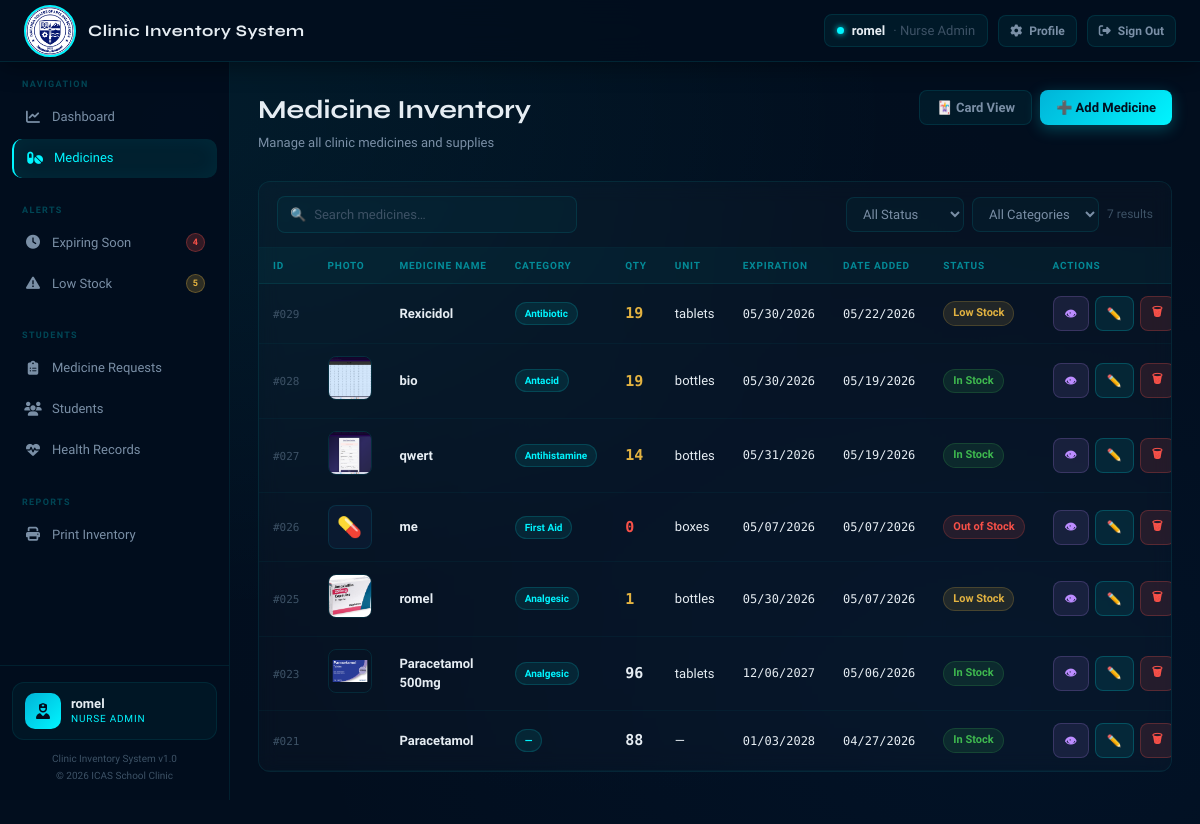
Screenshot of /medicines.php (signed in) with the database file from the repository.
### tables this page shows
CREATE TABLE `medicines` (
  `medicine_id` int(11) NOT NULL,
  `medicine_name` varchar(100) NOT NULL,
  `category` varchar(50) DEFAULT NULL,
  `quantity` int(11) DEFAULT 0,
  `unit` varchar(20) DEFAULT NULL,
  `expiration_date` date DEFAULT NULL,
  `date_added` date DEFAULT NULL,
  `status` varchar(20) DEFAULT 'In Stock',
  `remarks` text DEFAULT NULL,
  `image` varchar(255) DEFAULT NULL
);

### config/helpers.php (called while the page is built, shortened)
<?php
function statusClass(string $s): string {
    return match($s) {
        'In Stock'     => 'in-stock',
        'Low Stock'    => 'low-stock',
        'Out of Stock' => 'out-stock',
        'Expired'      => 'expired',
        default        => ''
    };
}
function fmtDate(?string $d): string {
    return date('m/d/Y', strtotime($d));
}
function qtyColor(int $qty): string {
    if ($qty === 0)  return 'var(--red)';
    if ($qty <= 20) return 'var(--yellow)';
    return 'var(--text)';
}
function medId(int $id): string {
    return '#' . str_pad($id, 3, '0', STR_PAD_LEFT);
}
?>

### medicines.php (the view, shortened to what this page needs)
<?php
require_once __DIR__ . '/config/db.php';
require_once __DIR__ . '/config/helpers.php';
$medicines  = $conn->query("SELECT * FROM medicines ORDER BY medicine_id DESC");
$totalCount = $medicines->num_rows;
require_once __DIR__ . '/includes/header.php';
?>
<div class="page-header">
  <div><h1>Medicine Inventory</h1><p>Manage all clinic medicines and supplies</p></div>
  <div style="display:flex;gap:8px;">
    <button id="toggleViewBtn" onclick="toggleView()" class="btn btn-secondary">🃏 Card View</button>
    <button class="btn btn-primary" onclick="openAddModal()">➕ Add Medicine</button>
  </div>
</div>
<div class="table-card">
  <div class="table-toolbar">
    <div class="search-box">
      <span class="search-icon">🔍</span>
      <input type="text" id="search-input" placeholder="Search medicines…">
    </div>
    <div class="filter-group">
      <select class="filter-select" id="filter-status">
        <option value="">All Status</option>
      </select>
      <select class="filter-select" id="filter-category">
        <option value="">All Categories</option>
      </select>
      <span id="result-count" style="font-size:12px;color:var(--text3);white-space:nowrap"><?= $totalCount ?> results</span>
    </div>
  </div>
  <table id="medicine-table">
    <thead><tr>
  <th style="width:50px">ID</th>
  <th style="width:60px">Photo</th>
  <th style="width:150px">Medicine Name</th>
  <th style="width:120px">Category</th>
  <th style="width:55px">Qty</th>
  <th style="width:75px">Unit</th>
  <th style="width:95px">Expiration</th>
  <th style="width:95px">Date Added</th>
  <th style="width:100px">Status</th>
  <th style="width:105px">Actions</th>
</tr></thead>
    <tbody>
    <?php if ($medicines->num_rows > 0): while ($m = $medicines->fetch_assoc()): ?>
   <tr data-name="<?= strtolower(htmlspecialchars($m['medicine_name'])) ?>"
    data-status="<?= htmlspecialchars($m['status']) ?>"
    data-category="<?= htmlspecialchars($m['category'] ?? '') ?>">
      <td><span class="med-id"><?= medId($m['medicine_id']) ?></span></td>
      <td>
        <?php if (!empty($m['image'])): ?>
          <img src="assets/uploads/medicines/<?= htmlspecialchars($m['image']) ?>"
     onerror="this.style.display='none';this.nextElementSibling.style.display='flex';"
               style="width:44px;height:44px;object-fit:cover;border-radius:8px;border:1px solid var(--border);">
        <?php else: ?>
          <div style="width:44px;height:44px;background:var(--surface2);border:1px solid var(--border);border-radius:8px;display:flex;align-items:center;justify-content:center;font-size:20px;">💊</div>
        <?php endif; ?>
      </td>
      <td><div class="med-name"><?= htmlspecialchars($m['medicine_name']) ?></div></td>
      <td><span class="badge cat"><?= htmlspecialchars($m['category'] ?: '—') ?></span></td>
      <td><span class="qty-num" style="color:<?= qtyColor((int)$m['quantity']) ?>"><?= $m['quantity'] ?></span></td>
      <td><?= htmlspecialchars($m['unit'] ?: '—') ?></td>
      <td class="mono"><?= fmtDate($m['expiration_date']) ?></td>
      <td class="mono"><?= fmtDate($m['date_added']) ?></td>
      <td><span class="badge <?= statusClass($m['status']) ?>"><?= htmlspecialchars($m['status']) ?></span></td>
      <td><div class="actions-cell">
        <a href="view_medicine.php?id=<?= $m['medicine_id'] ?>" class="btn btn-view btn-sm">👁</a>
        <a href="edit_medicine.php?id=<?= $m['medicine_id'] ?>" class="btn btn-edit btn-sm">✏️</a>
        <button onclick="confirmDelete(<?= $m['medicine_id'] ?>, '<?= htmlspecialchars($m['medicine_name'], ENT_QUOTES) ?>')" class="btn btn-danger btn-sm">🗑</button>
      </div></td>
</tr>
    <?php endwhile; ?>
    <?php else: ?>
    <tr><td colspan="10"><div class="empty-state"><span class="empty-icon">💊</span><p>No medicines yet. <a href="add_medicine.php" style="color:var(--accent)">Add one →</a></p></div></td></tr>
    <?php endif; ?>
    </tbody>
  </table>
</div>
<?php require_once __DIR__ . '/includes/footer.php'; ?>

### rows the page displays
medicines: medicine_id "#029", medicine_name "Rexicidol", category "Antibiotic", quantity "19", unit "tablets", expiration_date "05/30/2026", date_added "05/22/2026", status "Low Stock"
medicines: medicine_id "#028", image (picture), medicine_name "bio", category "Antacid", quantity "19", unit "bottles", expiration_date "05/30/2026", date_added "05/19/2026", status "In Stock"
medicines: medicine_id "#027", image (picture), medicine_name "qwert", category "Antihistamine", quantity "14", unit "bottles", expiration_date "05/31/2026", date_added "05/19/2026", status "In Stock"
medicines: medicine_id "#026", medicine_name "me", category "First Aid", quantity "0", unit "boxes", expiration_date "05/07/2026", date_added "05/07/2026", status "Out of Stock"
medicines: medicine_id "#025", image (picture), medicine_name "romel", category "Analgesic", quantity "1", unit "bottles", expiration_date "05/30/2026", date_added "05/07/2026", status "Low Stock"
medicines: medicine_id "#023", image (picture), medicine_name "Paracetamol 500mg", category "Analgesic", quantity "96", unit "tablets", expiration_date "12/06/2027", date_added "05/06/2026", status "In Stock"
medicines: medicine_id "#021", medicine_name "Paracetamol", category "—", quantity "88", unit "—", expiration_date "01/03/2028", date_added "04/27/2026", status "In Stock"

### other values shown
getCurrentUser() "romel"
$expCount "4"
$lowCount "5"
$totalCount "7"
